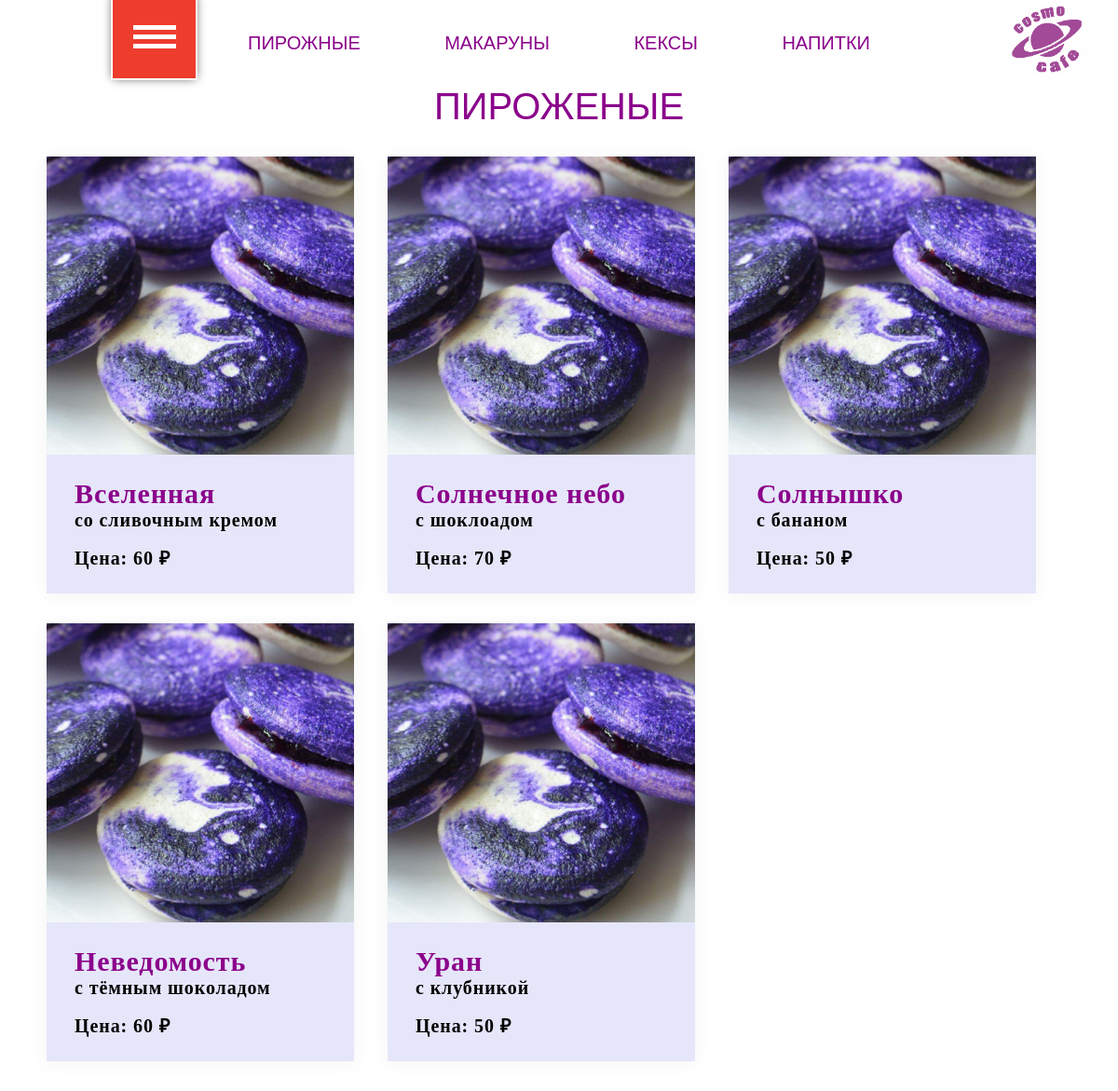
Page /cupcakes/ on the committed database.
### cosmocafe/models.py (models this page shows, shortened)
class Cupcake(models.Model):
    title = models.CharField(verbose_name='Название проекта', max_length=255)
    text = models.TextField(verbose_name='Текст описания')
    price = models.PositiveSmallIntegerField(verbose_name='Цена')
    image = models.FileField(upload_to="cupcake_photo/", null=True, blank=True)

### cosmocafe/views.py (the view)
# urls.py: path('cupcakes/', views.cupcakes, name="cupcakes" ), #кексы
def cupcakes(request):
    cupcakes = Cupcake.objects.all()
    return render(request, "cosmocafe/cupcakes.html", {'cupcakes': cupcakes})

### cosmocafe/templates/cosmocafe/cupcakes.html
{% extends 'Dima_base.html' %}
{% load static %}
{% block content %}
<div class="menu_header new_menu_header" style="padding-top: 90px;">
    <h1 class="menu_header_title" style="margin-bottom: 0px; font-size: 40px;">пироженые</h1>
</div>
<div class="flexbox_cakes">
    <div class="snacks__list">
    	{% for cupcake in cupcakes %}
        <div class="snacks__list__item sect-item ">
            <div class="png-wrap">
                <img src="{{cupcake.image.url}}">
            </div>
            <div class="text-wrap">
                <div class="menu__item_name">
                        {{cupcake.title}}                    </div>
                <div class="menu__item_desc">
                        {{cupcake.text}}                    </div>
                <div class="menu__item_price">
                        Цена: <span>{{cupcake.price}} ₽</span>
                </div>
            </div>
        </div>
        {% endfor %}
{% endblock %}

### cosmocafe/static/css/Dima_classss.css (style rules this page uses)
.flexbox_cakes { display: -webkit-box; display: -ms-flexbox; display: flex; -ms-flex-line-pack: center; align-content: center; }
.flexbox_cakes .snacks__list { overflow: visible; }
.snacks__list { display: flex; justify-content: flex-start; flex-wrap: wrap; margin-bottom: 30px; }
.snacks__list { max-width: 1100px; }
.snacks__list { background: #FFFFFF; overflow: hidden; margin: 0 auto; position: relative; width: 1270px; }
.new_menu_header { background-color: #fff; position: relative; color: #8B008B; padding-right: 0; padding-left: 0; text-align: center; height: auto; margin-bottom: 30px; margin-top: 0; padding-top: 130px; text-transform: uppercase; }
.snacks__list .sect-item { width: 30% ; margin-right: 36px; margin-left: 0; }
.sect-item { margin-right: 10px; margin-left: 10px; max-width: 31%; margin-bottom: 32px; height: auto; min-height: 160px; -webkit-transition: 0.5s; transition: 0.5s; font-family: 'Circe'; font-size: 20px; font-weight: 800; font-style: normal; font-stretch: normal; line-height: normal; letter-spacing: 0.9px; color: #000; box-shadow: 0 2px 20px 0 rgba(0, 0, 0, 0.05); }
.snacks__list .png-wrap img { width: 100%; height: 100%; object-fit: contain; }
.menu__item_name { font-size: 30px; color: #8B008B; }
.menu__item_price { margin-top: 15px }
.text-wrap { width: 100%; height: auto; padding: 25px 30px; background: #E6E6FA }

### cosmocafe/static/css/Nastya_class.css (style rules this page uses)
body { font-family: 'Circe-Light', sans-serif; }

### rows in the picture
Cupcake: image (picture), title "Вселенная", text "со сливочным кремом", price "60"
Cupcake: image (picture), title "Солнечное небо", text "с шоклоадом", price "70"
Cupcake: image (picture), title "Солнышко", text "с бананом", price "50"
Cupcake: image (picture), title "Неведомость", text "с тёмным шоколадом", price "60"
Cupcake: image (picture), title "Уран", text "с клубникой", price "50"
